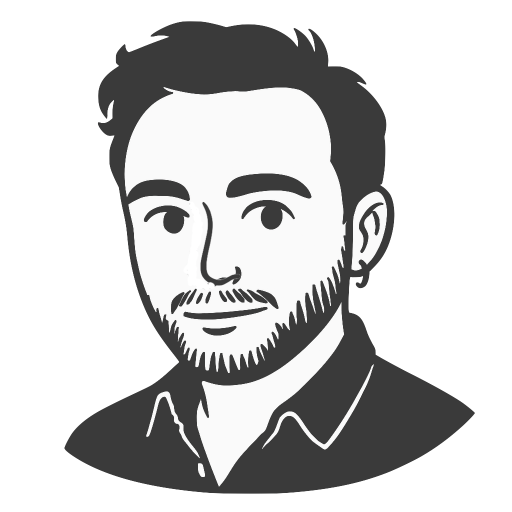
#> input picture in.png, 1024 x 1024 px (shown at 1/2 size)
$ python ascii.py
#> lines starting #> are read from the running program, lines starting #| are printed output that depends on the picture
from PIL import Image, ImageDraw, ImageFont, ImageOps, ImageEnhance, ImageFilter
import numpy as np
import sys
import random

# === Constantes pour la configuration ===
IMAGE_PATH = "./in.png"          # Chemin vers l'image source
OUTPUT_PATH = "./out.png"       # Chemin de sauvegarde de l'image ASCII
ASCII_CHARS = " ·-+#"				    	 # Caractères à utiliser pour la conversion
OUTPUT_WIDTH_CHARS = 40            # Largeur de l'image ASCII en caractères
OUTPUT_WIDTH_SIZE = 2080					 # Largeur de l'image ASCII en pixels
RELATIVE_SIZE_OF_ASCII_CHAR = 1.3    # Taille de l'ascii dans son pixel (1 = 100%)
FONT = "./font.ttf"                # Chemin vers la police de caractères

CONTRAST = 0			                 # Contraste
LUMINOSITY = 0			               # Luminosité
SHARPNESS = 0			               		# Netteté
SHARPEN = 0			               # Activer le filtre de netteté
DETAIL = 0			               # Activer le filtre de détails

# === Chargement de l'image d'origine ===
orig_image = Image.open(IMAGE_PATH)
#> orig_image is the input picture: PIL image 1024x1024 RGBA; mean R, G, B, A 65.7, 65.7, 65.7, 118.5
orig_width, orig_height = orig_image.size
#> orig_width = 1024; orig_height = 1024

# === Calcul de la taille de l'image de sortie ===
output_width = OUTPUT_WIDTH_CHARS
output_height = int(OUTPUT_WIDTH_CHARS * orig_height / orig_width)
#> output_height = 40
output_height_size = OUTPUT_WIDTH_SIZE * orig_height // orig_width
#> output_height_size = 2080
print(f"Taille de l'image à convertir: {orig_width}x{orig_height}")
#| Taille de l'image à convertir: 1024x1024
print(f"Taille de nombre de caractères ASCII: {output_width}x{output_height}")
#| Taille de nombre de caractères ASCII: 40x40
print(f"Taille de l'image de sortie: {OUTPUT_WIDTH_SIZE}x{output_height_size}")
#| Taille de l'image de sortie: 2080x2080

if OUTPUT_WIDTH_SIZE % OUTPUT_WIDTH_CHARS != 0 or output_height_size % output_height != 0:
	print("Le nombre de caractères ASCII n'est pas un multiple de la taille de l'image de sortie.")
	sys.exit(1)
ascii_pixel_width = OUTPUT_WIDTH_SIZE // OUTPUT_WIDTH_CHARS
ascii_pixel_height = output_height_size // output_height
#> ascii_pixel_height = 52

# === Conversion de l'image pour l'analyse ===
image = orig_image.convert("L")
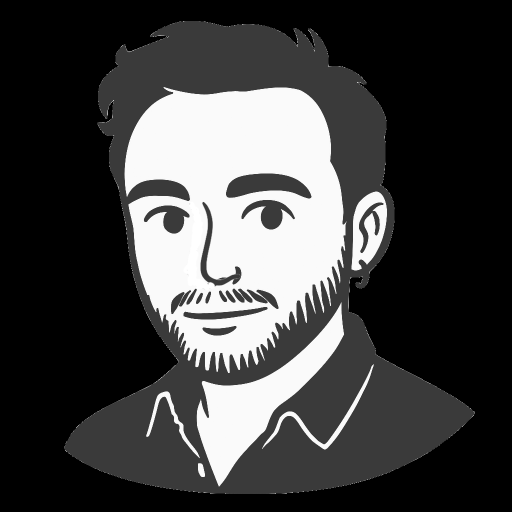
#> image: PIL image 1024x1024 L (shown at 1/2 size); min 0, max 255, mean 65.7
image = image.filter(ImageFilter.EDGE_ENHANCE_MORE) if DETAIL else image
image = image.filter(ImageFilter.SHARPEN) if SHARPEN else image
image = ImageEnhance.Contrast(image).enhance(1 + CONTRAST)
image = ImageEnhance.Brightness(image).enhance(1 + LUMINOSITY)
image = ImageEnhance.Sharpness(image).enhance(1 + SHARPNESS)
# image = image.filter(ImageFilter.DETAIL) if DETAIL else image

# image = ImageEnhance.
image.save("debug.png") # Enregistrement de l'image convertie pour debug

image = image.resize((output_width, output_height))
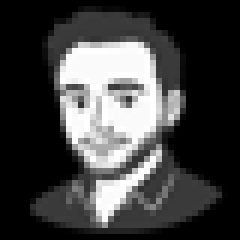
#> image: PIL image 40x40 L (shown 6 times larger); min 0, max 255, mean 65.8

# === Création du tableau de charactères ASCII ===
output_np = np.zeros((OUTPUT_WIDTH_CHARS, int(OUTPUT_WIDTH_CHARS * orig_height / orig_width)), dtype=str)
for y in range(output_height):
		for x in range(output_width):
				output_np[x, y] = ASCII_CHARS[image.getpixel((x, y)) * len(ASCII_CHARS) // 256]

# === Output du string ASCII ===
output_str = ""
for y in range(output_height):
		for x in range(output_width):
				output_str += output_np[x, y]
		output_str += "\n"
# print(output_str)

# === Creation de l'image de sortie ===
output = Image.new("RGB", (OUTPUT_WIDTH_SIZE, OUTPUT_WIDTH_SIZE * orig_height // orig_width), (255, 255, 255))
#> output: PIL image 2080x2080 RGB; every value is 255

# === Calcul de la carte de pixels ASCII ===
ascii_pixels = np.zeros((OUTPUT_WIDTH_CHARS, int(OUTPUT_WIDTH_CHARS * orig_height / orig_width)), dtype=object)
for y in range(int(OUTPUT_WIDTH_CHARS * orig_height / orig_width)):
		for x in range(OUTPUT_WIDTH_CHARS):
				x0 = x * ascii_pixel_width
				y0 = y * ascii_pixel_height
				x1 = x0 + ascii_pixel_width
				y1 = y0 + ascii_pixel_height
				ascii_pixels[x, y] = (x0, y0, x1, y1)

# === Dessin de l'image de sortie ===
draw = ImageDraw.Draw(output)
font = ImageFont.truetype(FONT, int(ascii_pixel_height * RELATIVE_SIZE_OF_ASCII_CHAR))
draw.rectangle([0, 0, OUTPUT_WIDTH_SIZE, OUTPUT_WIDTH_SIZE * orig_height // orig_width], fill=(0, 0, 0))

# On dessine le caractère ASCII au centre du pixel
def size(char):
	bbox = font.getbbox(char)
	x, y = bbox[2] - bbox[0], bbox[3]
	return (x, y)

# pour chaque pixel ASCII
for y in range(ascii_pixels.shape[1]):
	for x in range(ascii_pixels.shape[0]):
		x0, y0, x1, y1 = ascii_pixels[x, y]
		char = output_np[x, y]
		char_size = size(char)
		# On dessine le caractère ASCII au centre du pixel
		draw.text((x0 + (ascii_pixel_width - char_size[0]) // 2, y0 + (ascii_pixel_height - char_size[1]) // 2), char, font=font, fill=(255, 255, 255))


		# Contour, pour le debug
		# draw.rectangle([x0, y0, x1, y1], outline=(255, 0, 0))


# === Sauvegarde de l'image finale ===
output.save(OUTPUT_PATH)
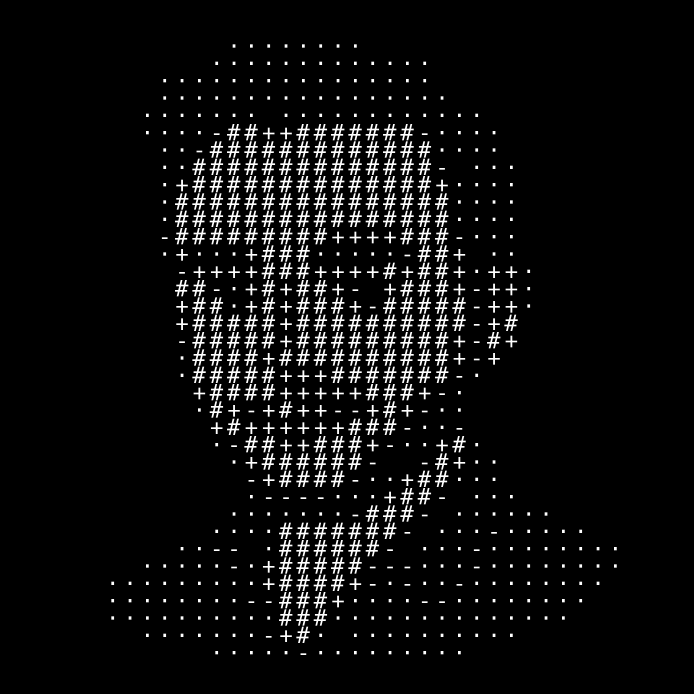
#> saved as out.png: PIL image 2080x2080 RGB (shown at 1/3 size); min 0, max 255, mean 14.7
